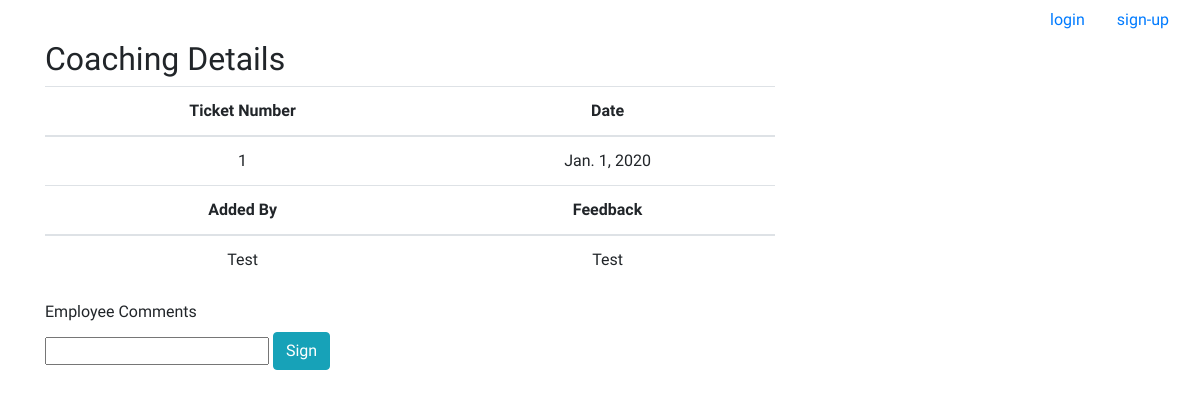
The app's page /employees/coaching/1 with its own data.
### employees/models.py (models this page shows)
class Coaching(models.Model):
    ticket_no=models.IntegerField()
    feedback=models.TextField()
    agent=models.CharField(max_length=50)
    qa=models.CharField(max_length=50)
    status=models.BooleanField(default=False)
    date=models.DateField(default="2020-01-01")

### employees/views.py (the view)
# urls.py: path('coaching/<int:pk>',empCoachingView),
def empCoachingView(request,pk):
    coaching=Coaching.objects.get(id=pk)
    data={'coaching':coaching}
    return render(request,'emp-coaching-view.html',data)

### templates/emp-coaching-view.html (shortened to what this page needs)
{% extends 'base.html' %}
{% block main %}
<div class="container-lg">
    <h2>Coaching Details</h2>
    <div class="row">
        <div class="col-md-8">
            <table class="table" style="text-align:center">
              <thead>
                <tr>
                    <th scope="col">Ticket Number</th>
                    <th scope="col">Date</th>
                </tr>
              </thead>
              <tbody>
                <tr>
                    <td>{{coaching.ticket_no}}</td>
                    <td>{{coaching.date}}</td>
                </tr>
              </tbody>
              <thead>
                <tr>
                    <th scope="col">Added By</th>
                    <th scope="col">Feedback</th>
                </tr>
              </thead>
              <tbody>
                <tr>
                    <td>{{coaching.qa}}</td>
                    <td>{{coaching.feedback}}</td>
                </tr>
              </tbody>
            </table>
        </div>
    </div>
    <form class="login-form" action="/employees/coaching/signcoaching/{{coaching.id}}" method="post">
        <label for="emp_comments">Employee Comments</label><br>
        <input type="text" name="emp_comments" id="emp_comments">
        <input class="btn btn-info" type="submit" value="Sign">
    </form>
</div>
{% endblock %}

### static/css/style.css (style rules this page uses)
* { padding: 0; margin: 0; }
body { font-family: 'Maven Pro', sans-serif; }

### records on screen
Coaching: ticket_no "1", date "Jan. 1, 2020", qa "Test", feedback "Test"
